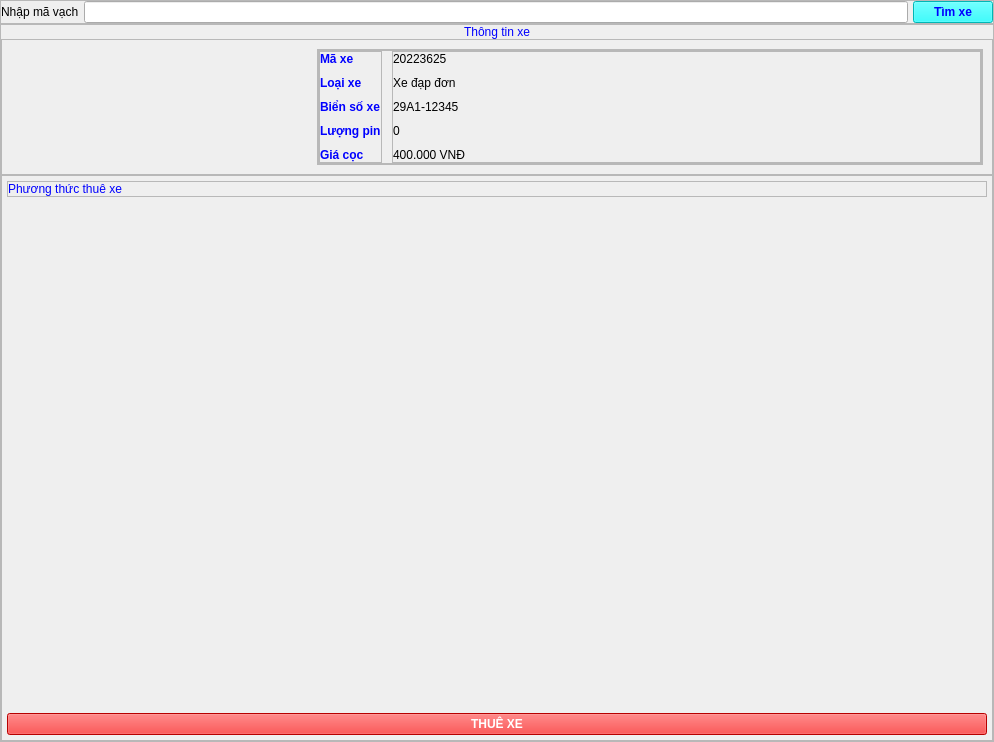
<?xml version="1.0" encoding="UTF-8"?>
<ui version="4.0">
 <class>Form</class>
 <widget class="QWidget" name="Form">
  <property name="geometry">
   <rect>
    <x>0</x>
    <y>0</y>
    <width>994</width>
    <height>742</height>
   </rect>
  </property>
  <property name="windowTitle">
   <string>Form</string>
  </property>
  <property name="styleSheet">
   <string notr="true"/>
  </property>
  <layout class="QVBoxLayout" name="verticalLayout">
   <property name="spacing">
    <number>0</number>
   </property>
   <property name="leftMargin">
    <number>0</number>
   </property>
   <property name="topMargin">
    <number>0</number>
   </property>
   <property name="rightMargin">
    <number>0</number>
   </property>
   <property name="bottomMargin">
    <number>0</number>
   </property>
   <item alignment="Qt::AlignTop">
    <widget class="QFrame" name="frameTimXe">
     <property name="styleSheet">
      <string notr="true">font: 14pt &quot;Arial&quot;;</string>
     </property>
     <property name="frameShape">
      <enum>QFrame::StyledPanel</enum>
     </property>
     <property name="frameShadow">
      <enum>QFrame::Raised</enum>
     </property>
     <layout class="QHBoxLayout" name="horizontalLayout">
      <property name="spacing">
       <number>5</number>
      </property>
      <property name="leftMargin">
       <number>0</number>
      </property>
      <property name="topMargin">
       <number>0</number>
      </property>
      <property name="rightMargin">
       <number>0</number>
      </property>
      <property name="bottomMargin">
       <number>0</number>
      </property>
      <item>
       <widget class="QLabel" name="label">
        <property name="text">
         <string>Nhập mã vạch</string>
        </property>
       </widget>
      </item>
      <item>
       <widget class="QLineEdit" name="lineEdit_maVach"/>
      </item>
      <item>
       <widget class="QPushButton" name="pushButtonTimXe">
        <property name="styleSheet">
         <string notr="true">background-color: rgb(0, 255, 255);
color: rgb(0, 0, 255);
font:bold</string>
        </property>
        <property name="text">
         <string>Tìm xe</string>
        </property>
       </widget>
      </item>
     </layout>
    </widget>
   </item>
   <item>
    <widget class="QFrame" name="frameThueXe">
     <property name="sizePolicy">
      <sizepolicy hsizetype="Preferred" vsizetype="Expanding">
       <horstretch>0</horstretch>
       <verstretch>0</verstretch>
      </sizepolicy>
     </property>
     <property name="frameShape">
      <enum>QFrame::StyledPanel</enum>
     </property>
     <property name="frameShadow">
      <enum>QFrame::Raised</enum>
     </property>
     <layout class="QVBoxLayout" name="verticalLayout_6">
      <property name="spacing">
       <number>0</number>
      </property>
      <property name="leftMargin">
       <number>0</number>
      </property>
      <property name="topMargin">
       <number>0</number>
      </property>
      <property name="rightMargin">
       <number>0</number>
      </property>
      <property name="bottomMargin">
       <number>0</number>
      </property>
      <item>
       <widget class="QLabel" name="label_2">
        <property name="sizePolicy">
         <sizepolicy hsizetype="Preferred" vsizetype="Preferred">
          <horstretch>0</horstretch>
          <verstretch>0</verstretch>
         </sizepolicy>
        </property>
        <property name="styleSheet">
         <string notr="true">font: 75 20pt &quot;Arial&quot;;
color: rgb(0, 0, 255);</string>
        </property>
        <property name="text">
         <string>Thông tin xe</string>
        </property>
        <property name="alignment">
         <set>Qt::AlignCenter</set>
        </property>
       </widget>
      </item>
      <item>
       <widget class="QFrame" name="frame_2">
        <property name="sizePolicy">
         <sizepolicy hsizetype="Preferred" vsizetype="Preferred">
          <horstretch>0</horstretch>
          <verstretch>0</verstretch>
         </sizepolicy>
        </property>
        <property name="frameShape">
         <enum>QFrame::StyledPanel</enum>
        </property>
        <property name="frameShadow">
         <enum>QFrame::Raised</enum>
        </property>
        <layout class="QHBoxLayout" name="horizontalLayout_3">
         <item>
          <widget class="QLabel" name="label_xe">
           <property name="maximumSize">
            <size>
             <width>300</width>
             <height>300</height>
            </size>
           </property>
           <property name="text">
            <string/>
           </property>
           <property name="pixmap">
            <pixmap>../icon/xe đạp đơn.png</pixmap>
           </property>
           <property name="scaledContents">
            <bool>true</bool>
           </property>
          </widget>
         </item>
         <item>
          <widget class="QFrame" name="frame_4">
           <property name="frameShape">
            <enum>QFrame::StyledPanel</enum>
           </property>
           <property name="frameShadow">
            <enum>QFrame::Raised</enum>
           </property>
           <layout class="QVBoxLayout" name="verticalLayout_2">
            <property name="spacing">
             <number>10</number>
            </property>
            <property name="leftMargin">
             <number>0</number>
            </property>
            <property name="topMargin">
             <number>0</number>
            </property>
            <property name="rightMargin">
             <number>0</number>
            </property>
            <property name="bottomMargin">
             <number>0</number>
            </property>
            <item>
             <widget class="QFrame" name="frame_5">
              <property name="styleSheet">
               <string notr="true">QLabel{
font: 14pt &quot;Arial&quot;;
}
</string>
              </property>
              <property name="frameShape">
               <enum>QFrame::StyledPanel</enum>
              </property>
              <property name="frameShadow">
               <enum>QFrame::Raised</enum>
              </property>
              <layout class="QHBoxLayout" name="horizontalLayout_2">
               <property name="spacing">
                <number>10</number>
               </property>
               <property name="leftMargin">
                <number>0</number>
               </property>
               <property name="topMargin">
                <number>0</number>
               </property>
               <property name="rightMargin">
                <number>0</number>
               </property>
               <property name="bottomMargin">
                <number>0</number>
               </property>
               <item>
                <widget class="QFrame" name="frame_3">
                 <property name="sizePolicy">
                  <sizepolicy hsizetype="Fixed" vsizetype="Preferred">
                   <horstretch>0</horstretch>
                   <verstretch>0</verstretch>
                  </sizepolicy>
                 </property>
                 <property name="styleSheet">
                  <string notr="true">QLabel{
	
	color: rgb(0, 0, 255);
	font:bold
}</string>
                 </property>
                 <property name="frameShape">
                  <enum>QFrame::StyledPanel</enum>
                 </property>
                 <property name="frameShadow">
                  <enum>QFrame::Raised</enum>
                 </property>
                 <layout class="QVBoxLayout" name="verticalLayout_3">
                  <property name="spacing">
                   <number>10</number>
                  </property>
                  <property name="leftMargin">
                   <number>0</number>
                  </property>
                  <property name="topMargin">
                   <number>0</number>
                  </property>
                  <property name="rightMargin">
                   <number>0</number>
                  </property>
                  <property name="bottomMargin">
                   <number>0</number>
                  </property>
                  <item>
                   <widget class="QLabel" name="label_4">
                    <property name="text">
                     <string>Mã xe</string>
                    </property>
                   </widget>
                  </item>
                  <item>
                   <widget class="QLabel" name="label_6">
                    <property name="text">
                     <string>Loại xe</string>
                    </property>
                   </widget>
                  </item>
                  <item>
                   <widget class="QLabel" name="label_8">
                    <property name="text">
                     <string>Biển số xe</string>
                    </property>
                   </widget>
                  </item>
                  <item>
                   <widget class="QLabel" name="label_10">
                    <property name="text">
                     <string>Lượng pin</string>
                    </property>
                   </widget>
                  </item>
                  <item>
                   <widget class="QLabel" name="label_11">
                    <property name="text">
                     <string>Giá cọc</string>
                    </property>
                   </widget>
                  </item>
                 </layout>
                </widget>
               </item>
               <item>
                <widget class="QFrame" name="frame_6">
                 <property name="frameShape">
                  <enum>QFrame::StyledPanel</enum>
                 </property>
                 <property name="frameShadow">
                  <enum>QFrame::Raised</enum>
                 </property>
                 <layout class="QVBoxLayout" name="verticalLayout_4">
                  <property name="spacing">
                   <number>10</number>
                  </property>
                  <property name="leftMargin">
                   <number>0</number>
                  </property>
                  <property name="topMargin">
                   <number>0</number>
                  </property>
                  <property name="rightMargin">
                   <number>0</number>
                  </property>
                  <property name="bottomMargin">
                   <number>0</number>
                  </property>
                  <item>
                   <widget class="QLabel" name="label_maXe">
                    <property name="text">
                     <string>20223625</string>
                    </property>
                   </widget>
                  </item>
                  <item>
                   <widget class="QLabel" name="label_loaiXe">
                    <property name="text">
                     <string>Xe đạp đơn</string>
                    </property>
                   </widget>
                  </item>
                  <item>
                   <widget class="QLabel" name="label_bienSoXe">
                    <property name="text">
                     <string>29A1-12345</string>
                    </property>
                   </widget>
                  </item>
                  <item>
                   <widget class="QLabel" name="label_luongPin">
                    <property name="text">
                     <string>0</string>
                    </property>
                   </widget>
                  </item>
                  <item>
                   <widget class="QLabel" name="label_giaCoc">
                    <property name="text">
                     <string>400.000 VNĐ</string>
                    </property>
                   </widget>
                  </item>
                 </layout>
                </widget>
               </item>
              </layout>
             </widget>
            </item>
           </layout>
          </widget>
         </item>
        </layout>
       </widget>
      </item>
      <item>
       <widget class="QFrame" name="frame_7">
        <property name="sizePolicy">
         <sizepolicy hsizetype="Preferred" vsizetype="Expanding">
          <horstretch>0</horstretch>
          <verstretch>0</verstretch>
         </sizepolicy>
        </property>
        <property name="styleSheet">
         <string notr="true">font: 14pt &quot;Arial&quot;;
</string>
        </property>
        <property name="frameShape">
         <enum>QFrame::StyledPanel</enum>
        </property>
        <property name="frameShadow">
         <enum>QFrame::Raised</enum>
        </property>
        <layout class="QVBoxLayout" name="verticalLayout_5">
         <property name="spacing">
          <number>10</number>
         </property>
         <property name="leftMargin">
          <number>5</number>
         </property>
         <property name="topMargin">
          <number>5</number>
         </property>
         <property name="rightMargin">
          <number>5</number>
         </property>
         <property name="bottomMargin">
          <number>5</number>
         </property>
         <item alignment="Qt::AlignTop">
          <widget class="QFrame" name="frame_PhuongThucThueXe">
           <property name="frameShape">
            <enum>QFrame::StyledPanel</enum>
           </property>
           <property name="frameShadow">
            <enum>QFrame::Raised</enum>
           </property>
           <layout class="QVBoxLayout" name="verticalLayout_7">
            <property name="spacing">
             <number>10</number>
            </property>
            <property name="leftMargin">
             <number>0</number>
            </property>
            <property name="topMargin">
             <number>0</number>
            </property>
            <property name="rightMargin">
             <number>0</number>
            </property>
            <property name="bottomMargin">
             <number>0</number>
            </property>
            <item>
             <widget class="QLabel" name="label_9">
              <property name="styleSheet">
               <string notr="true">color: rgb(0, 0, 255);</string>
              </property>
              <property name="text">
               <string>Phương thức thuê xe</string>
              </property>
             </widget>
            </item>
           </layout>
          </widget>
         </item>
         <item>
          <widget class="QPushButton" name="pushButtonThueXe">
           <property name="styleSheet">
            <string notr="true">background-color: rgb(255, 0, 0);
color: rgb(255, 255, 255);
font: bold;</string>
           </property>
           <property name="text">
            <string>THUÊ XE</string>
           </property>
          </widget>
         </item>
        </layout>
       </widget>
      </item>
     </layout>
    </widget>
   </item>
  </layout>
 </widget>
 <resources/>
 <connections/>
</ui>
